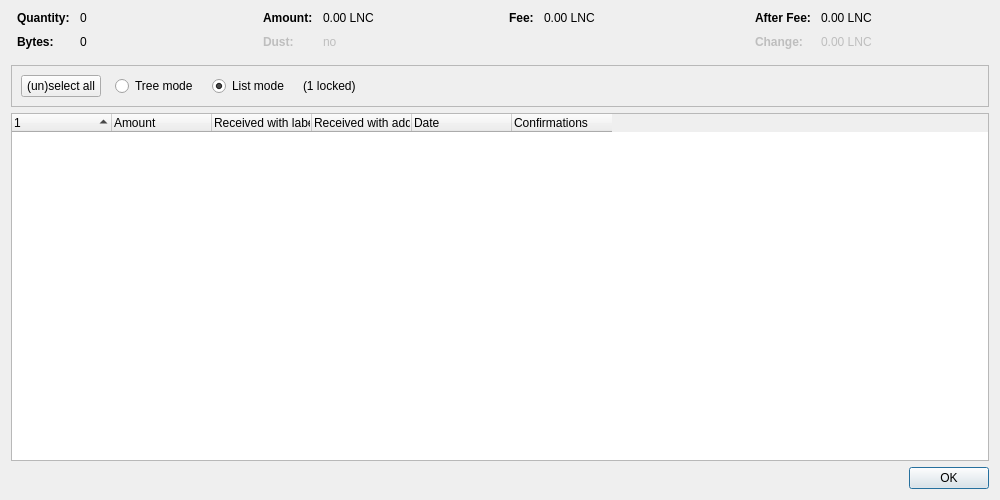
<?xml version="1.0" encoding="UTF-8"?>
<ui version="4.0">
 <class>CoinControlDialog</class>
 <widget class="QDialog" name="CoinControlDialog">
  <property name="geometry">
   <rect>
    <x>0</x>
    <y>0</y>
    <width>1000</width>
    <height>500</height>
   </rect>
  </property>
  <property name="windowTitle">
   <string>Coin Selection</string>
  </property>
  <layout class="QVBoxLayout" name="verticalLayout">
   <item>
    <layout class="QHBoxLayout" name="horizontalLayoutTop" stretch="0,0,0,0">
     <property name="topMargin">
      <number>0</number>
     </property>
     <property name="bottomMargin">
      <number>10</number>
     </property>
     <item>
      <layout class="QFormLayout" name="formLayoutCoinControl1">
       <property name="horizontalSpacing">
        <number>10</number>
       </property>
       <property name="verticalSpacing">
        <number>10</number>
       </property>
       <property name="leftMargin">
        <number>6</number>
       </property>
       <property name="rightMargin">
        <number>6</number>
       </property>
       <item row="0" column="0">
        <widget class="QLabel" name="labelCoinControlQuantityText">
         <property name="font">
          <font>
           <weight>75</weight>
           <bold>true</bold>
          </font>
         </property>
         <property name="text">
          <string>Quantity:</string>
         </property>
        </widget>
       </item>
       <item row="0" column="1">
        <widget class="QLabel" name="labelCoinControlQuantity">
         <property name="cursor">
          <cursorShape>IBeamCursor</cursorShape>
         </property>
         <property name="contextMenuPolicy">
          <enum>Qt::ActionsContextMenu</enum>
         </property>
         <property name="text">
          <string notr="true">0</string>
         </property>
         <property name="textInteractionFlags">
          <set>Qt::LinksAccessibleByMouse|Qt::TextSelectableByKeyboard|Qt::TextSelectableByMouse</set>
         </property>
        </widget>
       </item>
       <item row="1" column="0">
        <widget class="QLabel" name="labelCoinControlBytesText">
         <property name="font">
          <font>
           <weight>75</weight>
           <bold>true</bold>
          </font>
         </property>
         <property name="text">
          <string>Bytes:</string>
         </property>
        </widget>
       </item>
       <item row="1" column="1">
        <widget class="QLabel" name="labelCoinControlBytes">
         <property name="cursor">
          <cursorShape>IBeamCursor</cursorShape>
         </property>
         <property name="contextMenuPolicy">
          <enum>Qt::ActionsContextMenu</enum>
         </property>
         <property name="text">
          <string notr="true">0</string>
         </property>
         <property name="textInteractionFlags">
          <set>Qt::LinksAccessibleByMouse|Qt::TextSelectableByKeyboard|Qt::TextSelectableByMouse</set>
         </property>
        </widget>
       </item>
      </layout>
     </item>
     <item>
      <layout class="QFormLayout" name="formLayoutCoinControl2">
       <property name="horizontalSpacing">
        <number>10</number>
       </property>
       <property name="verticalSpacing">
        <number>10</number>
       </property>
       <property name="leftMargin">
        <number>6</number>
       </property>
       <property name="rightMargin">
        <number>6</number>
       </property>
       <item row="0" column="0">
        <widget class="QLabel" name="labelCoinControlAmountText">
         <property name="font">
          <font>
           <weight>75</weight>
           <bold>true</bold>
          </font>
         </property>
         <property name="text">
          <string>Amount:</string>
         </property>
        </widget>
       </item>
       <item row="0" column="1">
        <widget class="QLabel" name="labelCoinControlAmount">
         <property name="cursor">
          <cursorShape>IBeamCursor</cursorShape>
         </property>
         <property name="contextMenuPolicy">
          <enum>Qt::ActionsContextMenu</enum>
         </property>
         <property name="text">
          <string notr="true">0.00 LNC</string>
         </property>
         <property name="textInteractionFlags">
          <set>Qt::LinksAccessibleByMouse|Qt::TextSelectableByKeyboard|Qt::TextSelectableByMouse</set>
         </property>
        </widget>
       </item>
       <item row="1" column="0">
        <widget class="QLabel" name="labelCoinControlLowOutputText">
         <property name="enabled">
          <bool>false</bool>
         </property>
         <property name="font">
          <font>
           <weight>75</weight>
           <bold>true</bold>
          </font>
         </property>
         <property name="text">
          <string>Dust:</string>
         </property>
        </widget>
       </item>
       <item row="1" column="1">
        <widget class="QLabel" name="labelCoinControlLowOutput">
         <property name="enabled">
          <bool>false</bool>
         </property>
         <property name="cursor">
          <cursorShape>IBeamCursor</cursorShape>
         </property>
         <property name="contextMenuPolicy">
          <enum>Qt::ActionsContextMenu</enum>
         </property>
         <property name="text">
          <string notr="true">no</string>
         </property>
         <property name="textInteractionFlags">
          <set>Qt::LinksAccessibleByMouse|Qt::TextSelectableByKeyboard|Qt::TextSelectableByMouse</set>
         </property>
        </widget>
       </item>
      </layout>
     </item>
     <item>
      <layout class="QFormLayout" name="formLayoutCoinControl3">
       <property name="horizontalSpacing">
        <number>10</number>
       </property>
       <property name="verticalSpacing">
        <number>10</number>
       </property>
       <property name="leftMargin">
        <number>6</number>
       </property>
       <property name="rightMargin">
        <number>6</number>
       </property>
       <item row="0" column="0">
        <widget class="QLabel" name="labelCoinControlFeeText">
         <property name="font">
          <font>
           <weight>75</weight>
           <bold>true</bold>
          </font>
         </property>
         <property name="text">
          <string>Fee:</string>
         </property>
        </widget>
       </item>
       <item row="0" column="1">
        <widget class="QLabel" name="labelCoinControlFee">
         <property name="cursor">
          <cursorShape>IBeamCursor</cursorShape>
         </property>
         <property name="contextMenuPolicy">
          <enum>Qt::ActionsContextMenu</enum>
         </property>
         <property name="text">
          <string notr="true">0.00 LNC</string>
         </property>
         <property name="textInteractionFlags">
          <set>Qt::LinksAccessibleByMouse|Qt::TextSelectableByKeyboard|Qt::TextSelectableByMouse</set>
         </property>
        </widget>
       </item>
      </layout>
     </item>
     <item>
      <layout class="QFormLayout" name="formLayoutCoinControl4">
       <property name="horizontalSpacing">
        <number>10</number>
       </property>
       <property name="verticalSpacing">
        <number>10</number>
       </property>
       <property name="leftMargin">
        <number>6</number>
       </property>
       <property name="rightMargin">
        <number>6</number>
       </property>
       <item row="0" column="0">
        <widget class="QLabel" name="labelCoinControlAfterFeeText">
         <property name="font">
          <font>
           <weight>75</weight>
           <bold>true</bold>
          </font>
         </property>
         <property name="text">
          <string>After Fee:</string>
         </property>
        </widget>
       </item>
       <item row="0" column="1">
        <widget class="QLabel" name="labelCoinControlAfterFee">
         <property name="cursor">
          <cursorShape>IBeamCursor</cursorShape>
         </property>
         <property name="contextMenuPolicy">
          <enum>Qt::ActionsContextMenu</enum>
         </property>
         <property name="text">
          <string notr="true">0.00 LNC</string>
         </property>
         <property name="textInteractionFlags">
          <set>Qt::LinksAccessibleByMouse|Qt::TextSelectableByKeyboard|Qt::TextSelectableByMouse</set>
         </property>
        </widget>
       </item>
       <item row="1" column="0">
        <widget class="QLabel" name="labelCoinControlChangeText">
         <property name="enabled">
          <bool>false</bool>
         </property>
         <property name="font">
          <font>
           <weight>75</weight>
           <bold>true</bold>
          </font>
         </property>
         <property name="text">
          <string>Change:</string>
         </property>
        </widget>
       </item>
       <item row="1" column="1">
        <widget class="QLabel" name="labelCoinControlChange">
         <property name="enabled">
          <bool>false</bool>
         </property>
         <property name="cursor">
          <cursorShape>IBeamCursor</cursorShape>
         </property>
         <property name="contextMenuPolicy">
          <enum>Qt::ActionsContextMenu</enum>
         </property>
         <property name="text">
          <string notr="true">0.00 LNC</string>
         </property>
         <property name="textInteractionFlags">
          <set>Qt::LinksAccessibleByMouse|Qt::TextSelectableByKeyboard|Qt::TextSelectableByMouse</set>
         </property>
        </widget>
       </item>
      </layout>
     </item>
    </layout>
   </item>
   <item>
    <widget class="QFrame" name="frame">
     <property name="minimumSize">
      <size>
       <width>0</width>
       <height>40</height>
      </size>
     </property>
     <property name="frameShape">
      <enum>QFrame::StyledPanel</enum>
     </property>
     <property name="frameShadow">
      <enum>QFrame::Sunken</enum>
     </property>
     <layout class="QHBoxLayout" name="horizontalLayout">
      <item>
       <layout class="QHBoxLayout" name="horizontalLayoutPanel" stretch="0,0,0,0,0">
        <property name="spacing">
         <number>14</number>
        </property>
        <item>
         <widget class="QPushButton" name="pushButtonSelectAll">
          <property name="sizePolicy">
           <sizepolicy hsizetype="Maximum" vsizetype="Fixed">
            <horstretch>0</horstretch>
            <verstretch>0</verstretch>
           </sizepolicy>
          </property>
          <property name="text">
           <string>(un)select all</string>
          </property>
          <property name="autoDefault">
           <bool>false</bool>
          </property>
         </widget>
        </item>
        <item>
         <widget class="QRadioButton" name="radioTreeMode">
          <property name="sizePolicy">
           <sizepolicy hsizetype="Maximum" vsizetype="Fixed">
            <horstretch>0</horstretch>
            <verstretch>0</verstretch>
           </sizepolicy>
          </property>
          <property name="text">
           <string>Tree mode</string>
          </property>
         </widget>
        </item>
        <item>
         <widget class="QRadioButton" name="radioListMode">
          <property name="sizePolicy">
           <sizepolicy hsizetype="Maximum" vsizetype="Fixed">
            <horstretch>0</horstretch>
            <verstretch>0</verstretch>
           </sizepolicy>
          </property>
          <property name="text">
           <string>List mode</string>
          </property>
          <property name="checked">
           <bool>true</bool>
          </property>
         </widget>
        </item>
        <item>
         <widget class="QLabel" name="labelLocked">
          <property name="text">
           <string notr="true">(1 locked)</string>
          </property>
         </widget>
        </item>
        <item>
         <spacer name="horizontalSpacer">
          <property name="orientation">
           <enum>Qt::Horizontal</enum>
          </property>
          <property name="sizeHint" stdset="0">
           <size>
            <width>40</width>
            <height>20</height>
           </size>
          </property>
         </spacer>
        </item>
       </layout>
      </item>
     </layout>
    </widget>
   </item>
   <item>
    <widget class="CoinControlTreeWidget" name="treeWidget">
     <property name="contextMenuPolicy">
      <enum>Qt::CustomContextMenu</enum>
     </property>
     <property name="sortingEnabled">
      <bool>false</bool>
     </property>
     <property name="columnCount">
      <number>6</number>
     </property>
     <attribute name="headerShowSortIndicator" stdset="0">
      <bool>true</bool>
     </attribute>
     <attribute name="headerStretchLastSection">
      <bool>false</bool>
     </attribute>
     <column>
      <property name="text">
       <string/>
      </property>
     </column>
     <column>
      <property name="text">
       <string>Amount</string>
      </property>
     </column>
     <column>
      <property name="text">
       <string>Received with label</string>
      </property>
     </column>
     <column>
      <property name="text">
       <string>Received with address</string>
      </property>
     </column>
     <column>
      <property name="text">
       <string>Date</string>
      </property>
     </column>
     <column>
      <property name="text">
       <string>Confirmations</string>
      </property>
      <property name="toolTip">
       <string>Confirmed</string>
      </property>
     </column>
     <column>
      <property name="text">
       <string/>
      </property>
     </column>
     <column>
      <property name="text">
       <string/>
      </property>
     </column>
     <column>
      <property name="text">
       <string/>
      </property>
     </column>
     <column>
      <property name="text">
       <string/>
      </property>
     </column>
    </widget>
   </item>
   <item>
    <widget class="QDialogButtonBox" name="buttonBox">
     <property name="orientation">
      <enum>Qt::Horizontal</enum>
     </property>
     <property name="standardButtons">
      <set>QDialogButtonBox::Ok</set>
     </property>
    </widget>
   </item>
  </layout>
 </widget>
 <customwidgets>
  <customwidget>
   <class>CoinControlTreeWidget</class>
   <extends>QTreeWidget</extends>
   <header>qt/coincontroltreewidget.h</header>
  </customwidget>
 </customwidgets>
 <resources/>
 <connections/>
</ui>
